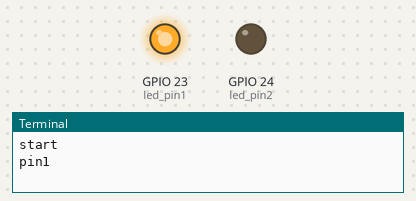
The program below on a simulated Raspberry Pi (BCM pin numbers). Shown: output pins drawn as LEDs (lit = HIGH), the last lines printed to the terminal. Dashed ring = blinking. At 5.0 s the program stops and its outputs stay as they are.

Above: at 0.1 s.
At 1.1 s:
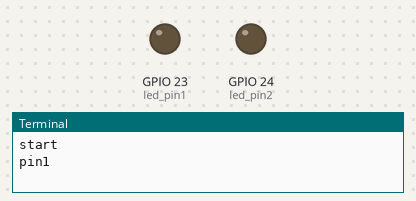
At 3.1 s:
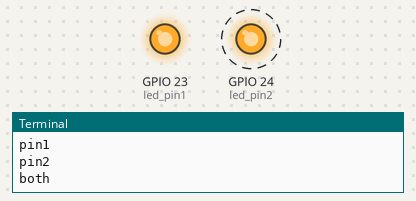
At 4.6 s:
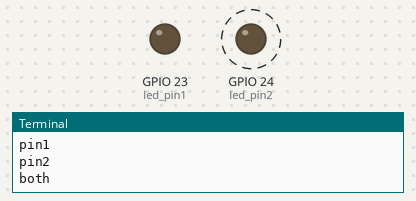
Timing chart, 0 to 6.1 s (numbered marks = the images above):
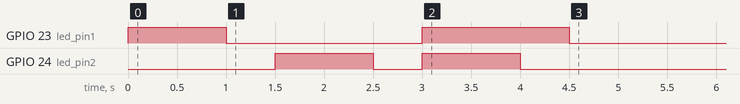

The program:

LedTest.py
```python
import RPi.GPIO as gpio
import time

led_pin1 = 23
led_pin2 = 24

gpio.setmode(gpio.BCM)
gpio.setup(led_pin1, gpio.OUT)
gpio.setup(led_pin2, gpio.OUT)

print("start")
print("pin1")
gpio.output(led_pin1, True)
time.sleep(1)
gpio.output(led_pin1, False)
time.sleep(0.5)

print("pin2")
gpio.output(led_pin2, True)
time.sleep(1)
gpio.output(led_pin2, False)
time.sleep(0.5)

print("both")
gpio.output(led_pin1, True)
gpio.output(led_pin2, True)
time.sleep(1)
gpio.output(led_pin2, False)
time.sleep(0.5)
gpio.output(led_pin1, False)
time.sleep(0.5)


print("end")
gpio.cleanup()
```

Measured:
- by itself, GPIO 23 (led_pin1): LOW → HIGH at 0.00 s, → LOW 1.0 s later, → HIGH 2.0 s later, → LOW 1.5 s later
- by itself, GPIO 24 (led_pin2): alternates HIGH for 1.0 s and LOW for 0.50 s, 4 changes in all, then stays LOW
